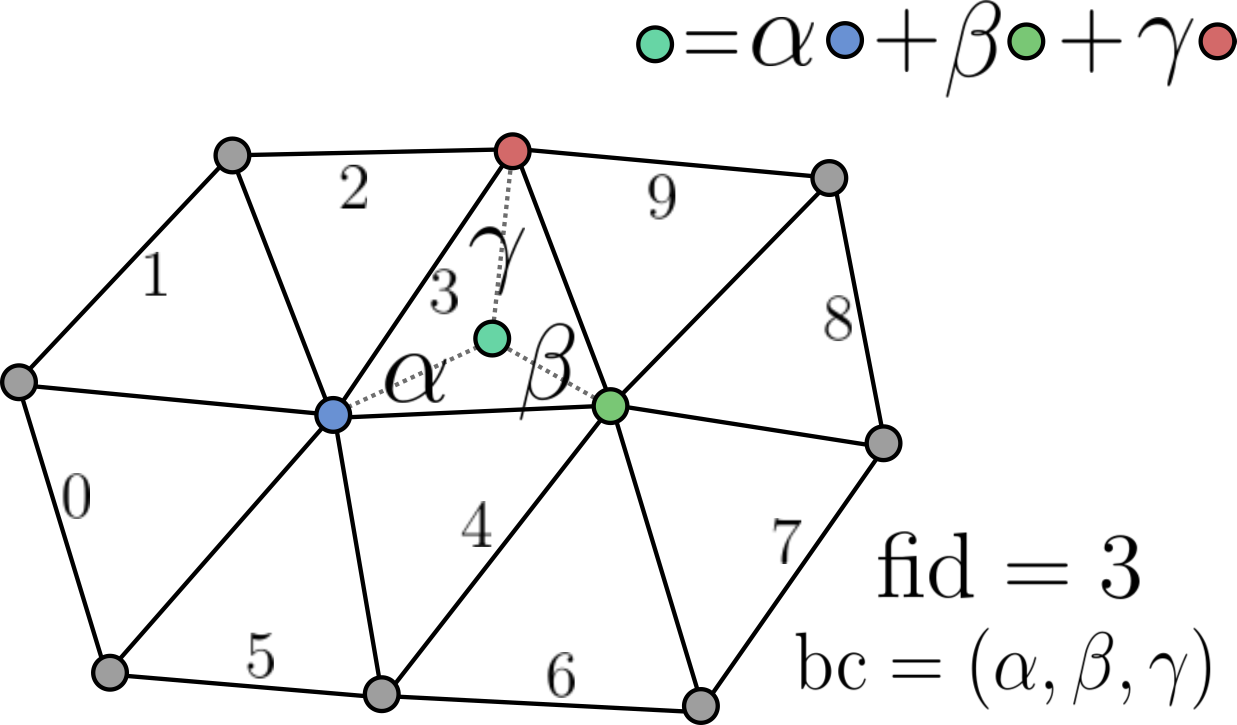
#> input picture docs/docs/imgs/barycentric_coords.png, 2473 x 1450 px (shown at 1/2 size); its folder holds only this picture in this run
$ python make_logo.py docs/imgs/barycentric_coords.png
#> lines starting #> are read from the running program, lines starting #| are printed output that depends on the picture
import point_cloud_utils as pcu
import numpy as np
from scipy.ndimage import gaussian_filter
import argparse
from PIL import Image
from mayavi import mlab
import matplotlib.pyplot as plt


def pad_image(im, pct_lr, pct_ud):
    pad_lr = int(np.round(im.shape[0] * pct_lr))
    pad_ud = int(np.round(im.shape[1] * pct_ud))
    pad_im = np.full((im.shape[0] + 2*pad_lr, im.shape[1] + 2*pad_ud), 0.0)
    pad_im[pad_lr:pad_lr+im.shape[0], pad_ud:pad_ud+im.shape[1]] = im
    return pad_im


def lloyd_sample_im(im, npts):
    uv = pcu.lloyd_2d(npts)
    idx = np.floor(uv * np.array(im.shape)).astype(np.int32)
    h = []
    for i in range(idx.shape[0]):
        h.append(im[idx[i, 0], idx[i, 1]])
    h = np.array(h)
    return np.concatenate([idx/max(*im.shape), h[:, np.newaxis]], axis=-1)


def main():
    argparser = argparse.ArgumentParser()
    argparser.add_argument("text_img")
    argparser.add_argument("--filter", type=int, default=5.0)
    argparser.add_argument("--max-height", type=float, default=0.01)
    argparser.add_argument("--npts", type=int, default=8192)
    argparser.add_argument("--sf", type=float, default=0.005)
    argparser.add_argument("--cm", type=str, default="magma")
    argparser.add_argument("--flip", action="store_true")
    argparser.add_argument("--trim", action="store_true")
    argparser.add_argument("--floor", type=float, default=0.0)

    args = argparser.parse_args()

    im = args.max_height * (255.0 - np.asarray(Image.open(args.text_img))) / 255.0
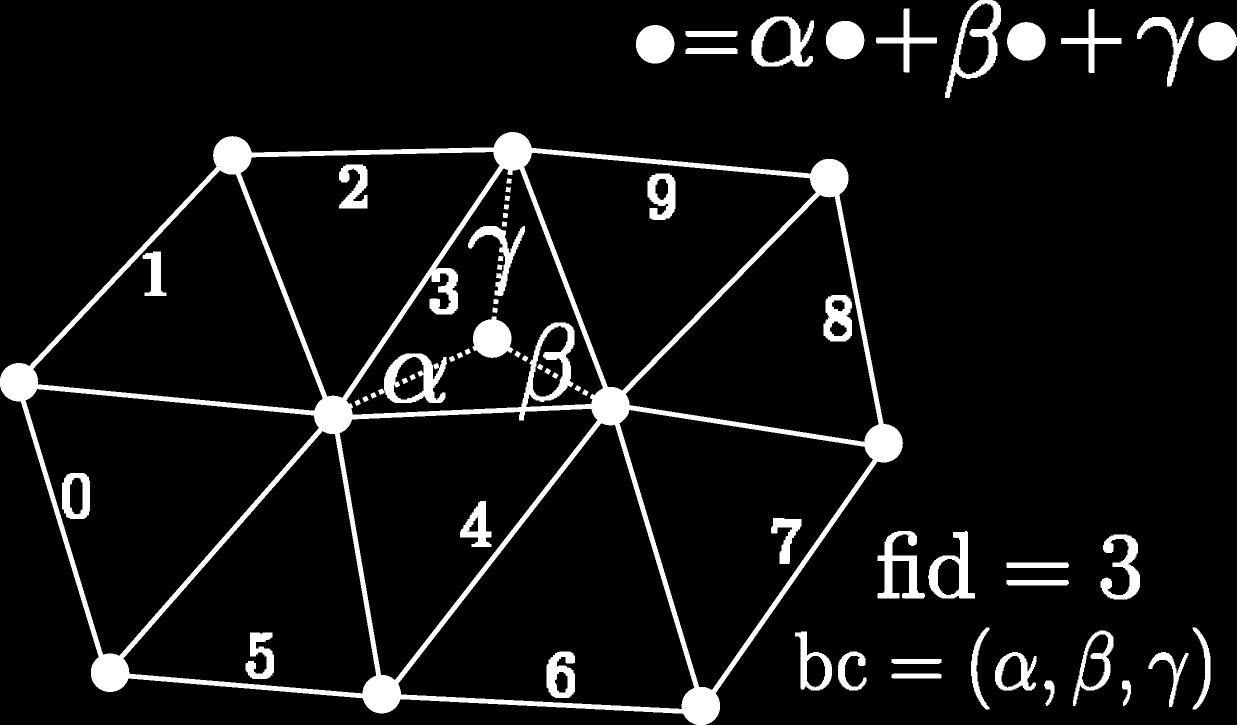
#> im: shape (1450, 2473, 4) float64 (shown at 1/2 size); mean R, G, B, A 0.000708, 0.0007, 0.000704, 0.0094; transparent parts drawn white
    im_pad = pad_image(im, 0.2, 0.05)
    im_filt = gaussian_filter(im_pad, args.filter)
    if args.flip:
        im_filt = im_filt.max() - im_filt

    # plt.imshow(im_filt)
    # plt.colorbar()
    # plt.show()
    pts = lloyd_sample_im(im_filt, args.npts)
    clr = np.copy(pts[:, -1])
    if args.flip:
        pts[:, -1] = pts[:, -1].max() - pts[:, -1]

    if args.trim:
        mask = clr > 1e-7
        pts = pts[mask]
        clr = clr[mask]
    mlab.figure(bgcolor=(1.0, 1.0, 1.0), fgcolor=(0.2, 0.2, 0.2))
    mlab.points3d(pts[:, 0], pts[:, 1], pts[:, 2], clr + args.floor * args.max_height, colormap=args.cm,
                  scale_factor=args.sf, vmin=0.0)
    mlab.show()


if __name__ == "__main__":
#> (the run stopped early here; a loop or call above may not have finished)

$ run again, on docs/docs/imgs/bunny_sdf.png
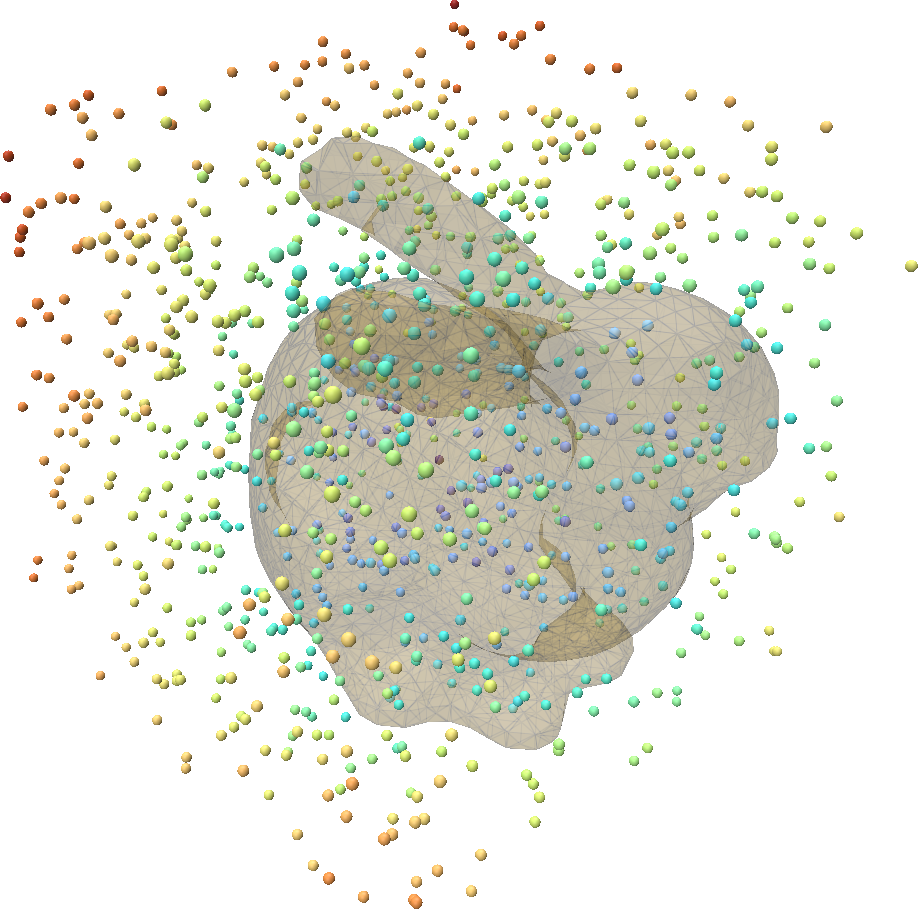
#> input picture docs/docs/imgs/bunny_sdf.png, 918 x 909 px
#> in main, `im = args.max_height * (255.0 - np.asarray(Image.open(args.text_img)))..`:
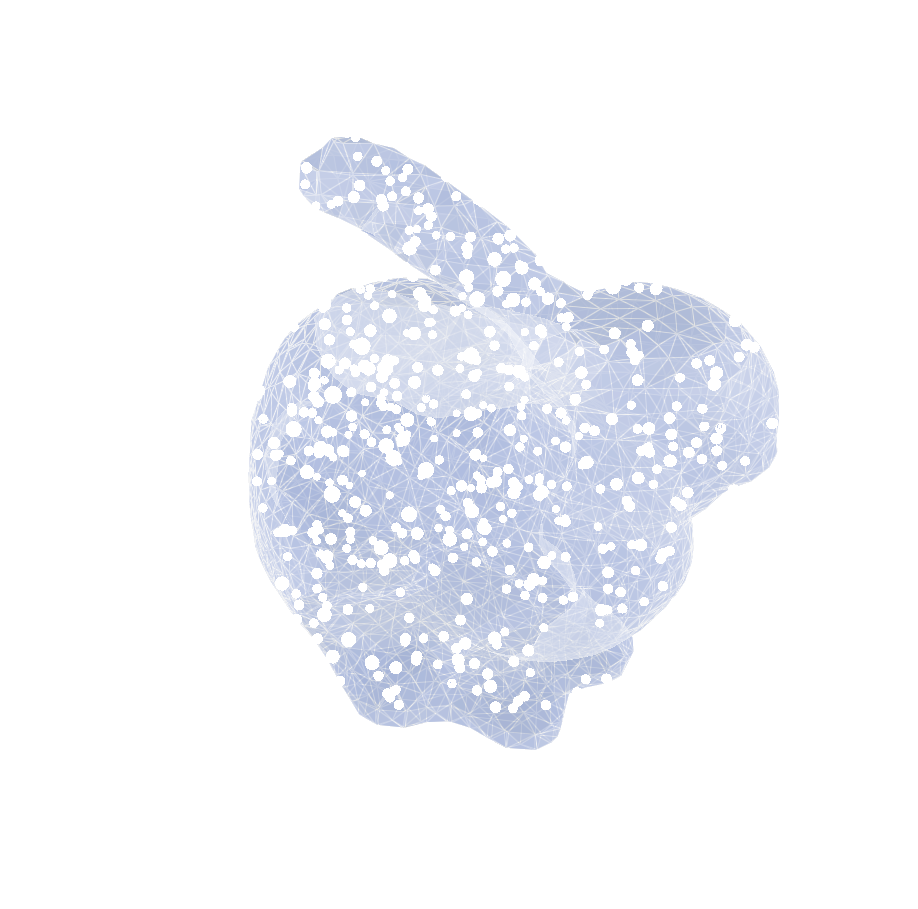
#> im: shape (909, 918, 4) float64; mean R, G, B, A 0.00861, 0.00862, 0.00915, 0.00806; transparent parts drawn white
